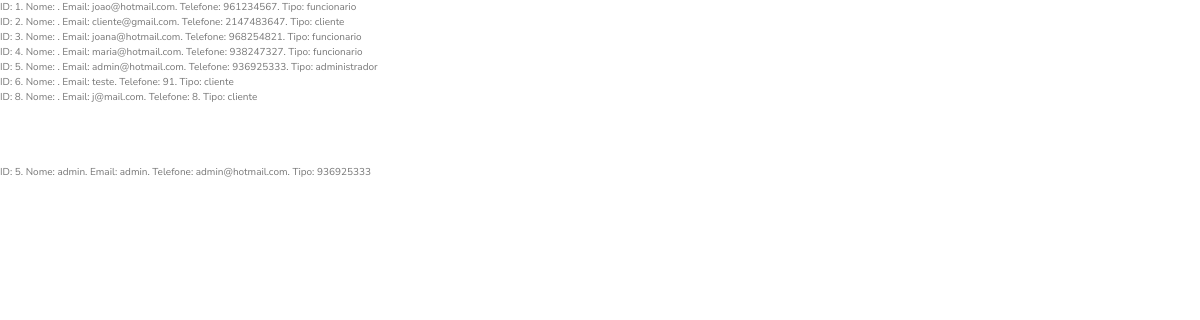
/paginas/teste.php, run on an earlier commit of the app's database.
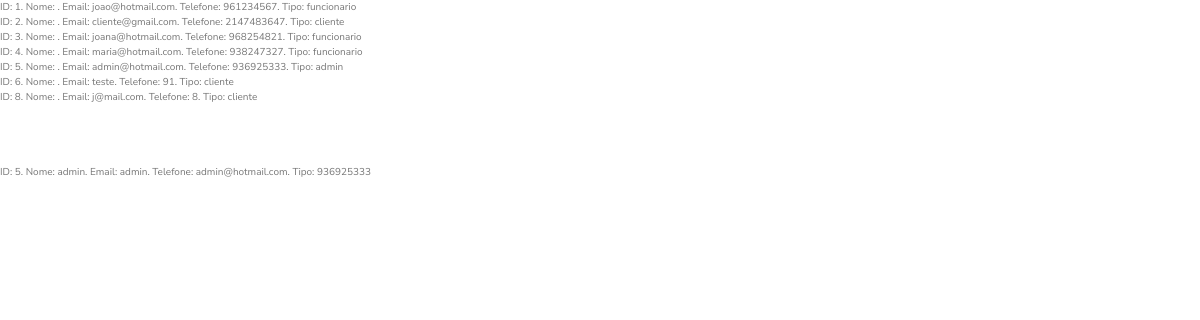
And on a later commit of the database.
### tables this page shows
CREATE TABLE `utilizadores` (
  `id` int(11) NOT NULL,
  `nomeUtilizador` text NOT NULL,
  `password` text NOT NULL,
  `email` text NOT NULL,
  `telemovel` int(13) NOT NULL,
  `tipo` enum('cliente','funcionario','admin') NOT NULL,
  `imagem` varchar(60) DEFAULT NULL
);

### paginas/teste.php (the view, shortened to what this page needs)
<!DOCTYPE html>
<html>
<?php
require 'head.php';
$result = mysqli_query($conn, "SELECT * FROM utilizadores");
while ($row = mysqli_fetch_array($result)) {
    echo "ID: " .  $row["id"] .". Nome: " . $row["nome"] . ". Email: " . $row["email"] . ". Telefone: " . $row["telemovel"] .". Tipo: " . $row["tipo"] . " <br>";
}
echo "<br> <br> <br> <br> ";
$result1 = mysqli_query($conn, "SELECT * FROM utilizadores where id=5");
$row = mysqli_fetch_row($result1);
echo "ID: " .  $row[0] .". Nome: " . $row[1] . ". Email: " . $row[2] . ". Telefone: " . $row[3] .". Tipo: " . $row[4] . " <br>";
?>

### paginas/head.php (shortened to what this page needs)
<head>
    <link href="https://cdnjs.cloudflare.com/ajax/libs/font-awesome/5.10.0/css/all.min.css" rel="stylesheet">
    <link href="https://cdn.jsdelivr.net/npm/bootstrap@5.3.0-alpha3/dist/css/bootstrap.min.css" rel="stylesheet">
    <link rel="stylesheet" href="https://maxcdn.bootstrapcdn.com/bootstrap/3.4.1/css/bootstrap.min.css">
    <link href="style.css" rel="stylesheet">
</head>

What changed in the data, as far as the page shows it:
changed utilizadores "admin@hotmail.com": tipo "administrador" → "admin"
